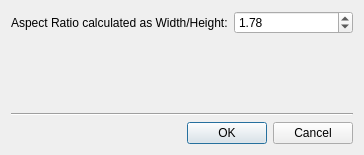
<?xml version="1.0" encoding="UTF-8"?>
<ui version="4.0">
 <class>AspectRatioDialog</class>
 <widget class="QDialog" name="AspectRatioDialog">
  <property name="geometry">
   <rect>
    <x>0</x>
    <y>0</y>
    <width>364</width>
    <height>155</height>
   </rect>
  </property>
  <property name="windowTitle">
   <string>Enter Custom Aspect Ratio</string>
  </property>
  <property name="windowIcon">
   <iconset resource="apprenticevideo.qrc">
    <normaloff>:/images/apprenticevideo-256.png</normaloff>:/images/apprenticevideo-256.png</iconset>
  </property>
  <layout class="QVBoxLayout" name="verticalLayout">
   <item>
    <layout class="QFormLayout" name="formLayout">
     <item row="0" column="0">
      <widget class="QLabel" name="label">
       <property name="text">
        <string>Aspect Ratio calculated as Width/Height:</string>
       </property>
      </widget>
     </item>
     <item row="0" column="1">
      <widget class="QDoubleSpinBox" name="doubleSpinBox">
       <property name="minimum">
        <double>0.010000000000000</double>
       </property>
       <property name="maximum">
        <double>100.000000000000000</double>
       </property>
       <property name="singleStep">
        <double>0.010000000000000</double>
       </property>
       <property name="value">
        <double>1.780000000000000</double>
       </property>
      </widget>
     </item>
    </layout>
   </item>
   <item>
    <spacer name="verticalSpacer">
     <property name="orientation">
      <enum>Qt::Vertical</enum>
     </property>
     <property name="sizeHint" stdset="0">
      <size>
       <width>20</width>
       <height>40</height>
      </size>
     </property>
    </spacer>
   </item>
   <item>
    <widget class="Line" name="line">
     <property name="orientation">
      <enum>Qt::Horizontal</enum>
     </property>
    </widget>
   </item>
   <item>
    <widget class="QDialogButtonBox" name="buttonBox">
     <property name="orientation">
      <enum>Qt::Horizontal</enum>
     </property>
     <property name="standardButtons">
      <set>QDialogButtonBox::Cancel|QDialogButtonBox::Ok</set>
     </property>
    </widget>
   </item>
  </layout>
 </widget>
 <resources>
  <include location="apprenticevideo.qrc"/>
 </resources>
 <connections>
  <connection>
   <sender>buttonBox</sender>
   <signal>accepted()</signal>
   <receiver>AspectRatioDialog</receiver>
   <slot>accept()</slot>
   <hints>
    <hint type="sourcelabel">
     <x>248</x>
     <y>254</y>
    </hint>
    <hint type="destinationlabel">
     <x>157</x>
     <y>274</y>
    </hint>
   </hints>
  </connection>
  <connection>
   <sender>buttonBox</sender>
   <signal>rejected()</signal>
   <receiver>AspectRatioDialog</receiver>
   <slot>reject()</slot>
   <hints>
    <hint type="sourcelabel">
     <x>316</x>
     <y>260</y>
    </hint>
    <hint type="destinationlabel">
     <x>286</x>
     <y>274</y>
    </hint>
   </hints>
  </connection>
 </connections>
</ui>
